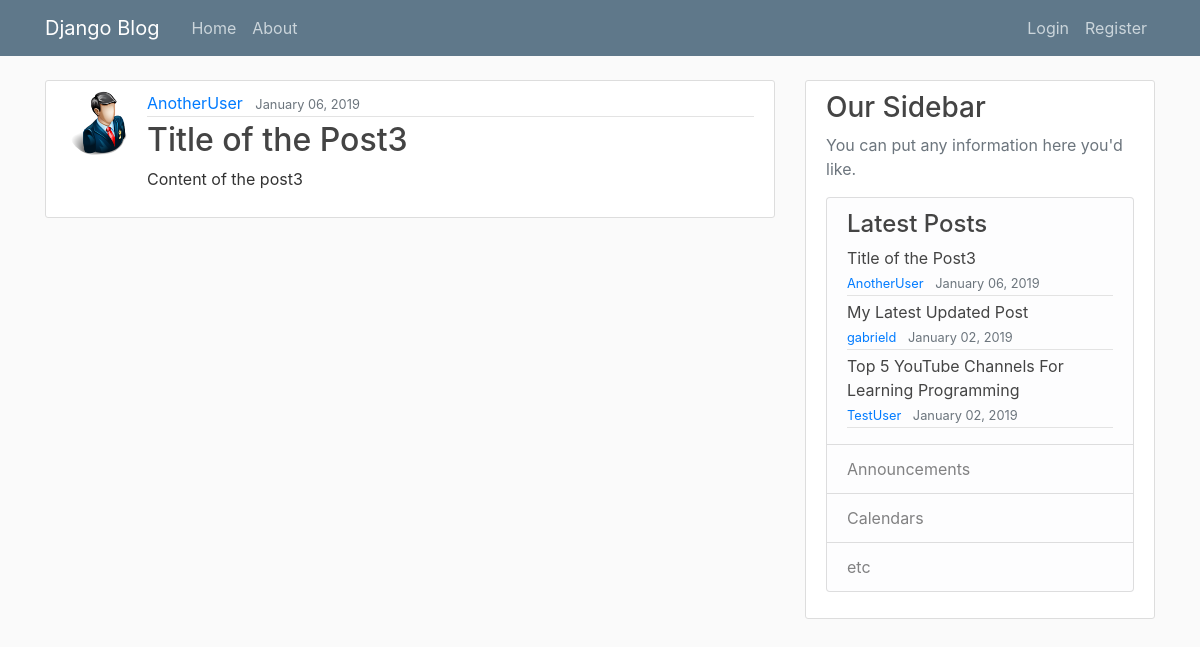
The page /post/29/ on the database its author committed.
### blog/models.py (models this page shows, shortened)
class Post(models.Model):
    title = models.CharField(max_length=100)
    content = models.TextField()
    date_posted = models.DateTimeField(default=timezone.now)
    author = models.ForeignKey(User, on_delete=models.CASCADE)

### users/models.py (models this page shows, shortened)
class Profile(models.Model):
    user = models.OneToOneField(User, on_delete=models.CASCADE)
    image = models.ImageField(default='default.jpg', upload_to='profile_pics')

### blog/views.py (the view)
# urls.py: path('post/<int:pk>/', PostDetailView.as_view(), name='post-detail'),
class PostDetailView(SlideBar, DetailView):
    model = Post

### blog/views.py (called while the page is built)
    def get_context_data(self, **kwargs):
        context = super().get_context_data(**kwargs)
        context['lastes'] = self.lastes
        return context

### blog/templates/blog/post_detail.html (shortened to what this page needs)
{% extends "blog/base.html" %}
{% block content %}
    <article class="media content-section">
      <img class="rounded-circle article-img" src="{{ object.author.profile.image.url }}" alt="{{ object.author }}">
      <div class="media-body">
        <div class="article-metadata">
          <a class="mr-2" href="{% url 'user-posts' object.author.username %}">{{ object.author }}</a>
          <small class="text-muted">{{ object.date_posted|date:"F d, Y" }}</small>
        </div>
        <h2 class="article-title">{{ object.title }}</h2>
        <p class="article-content">{{ object.content }}</p>
      </div>
    </article>
{% endblock content %}

### blog/templates/blog/slidebar.html (shortened to what this page needs)
{% load static %}
<!DOCTYPE html>
<html lang="en">
    <div class="content-section">
        <h3>Our Sidebar</h3>
        <p class='text-muted'>You can put any information here you'd like.
            <ul class="list-group">
                <li class="list-group-item list-group-item-light">
                    <h4>Latest Posts</h4>
                        {% for post in lastes %}
                            <a class="article-title" href="{% url 'post-detail' post.id %}">{{ post.title }}</a>
                            <div class="article-metadata">
                                <small class="text-muted">
                                    <a class="mr-2" href="{% url 'user-posts' post.author.username %}">{{ post.author }}</a>
                                    {{ post.date_posted|date:"F d, Y" }}
                                </small>
                           </div>
                         {% endfor %}
                </li>
                <li class="list-group-item list-group-item-light">Announcements</li>
                <li class="list-group-item list-group-item-light">Calendars</li>
                <li class="list-group-item list-group-item-light">etc</li>
            </ul>
        </p>
    </div>
</html>

### blog/static/blog/main.css (style rules this page uses)
body { background: #fafafa; color: #333333; margin-top: 5rem; }
h1, h2, h3, h4, h5, h6 { color: #444444; }
ul { margin: 0; }
.content-section { background: #ffffff; padding: 10px 20px; border: 1px solid #dddddd; border-radius: 3px; margin-bottom: 20px; }
.article-title { color: #444444; }
.article-content { white-space: pre-line; }
.article-img { height: 65px; width: 65px; margin-right: 16px; }
.article-metadata { padding-bottom: 1px; margin-bottom: 4px; border-bottom: 1px solid #e3e3e3 }

### rows shown on the page
Post: author.profile.image (picture), author "AnotherUser", date_posted "January 06, 2019", title "Title of the Post3", content "Content of the post3"
Post: title "My Latest Updated Post", author "gabrield", date_posted "January 02, 2019"
Post: title "Top 5 YouTube Channels For Learning Programming", author "TestUser", date_posted "January 02, 2019"
